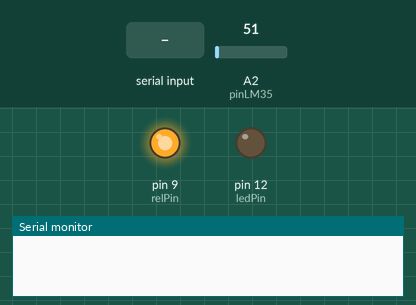
This sketch was run on a simulated Arduino Uno, built with avr-gcc and run on an emulated ATmega328P. Shown: output pins drawn as LEDs (lit = HIGH), the last lines printed to the serial monitor. Inputs (shaded band) come from the test bench; at power-on: A2 (pinLM35) = 51.

Above: at 1.2 s.
1.3 s: "1" received over the second serial link
At 2.0 s:
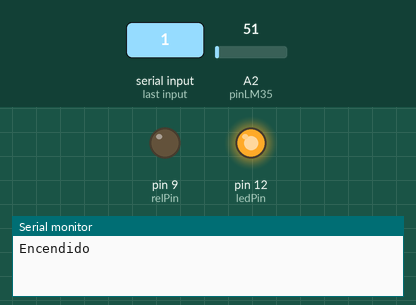
2.8 s: "0" received over the second serial link
At 3.1 s:
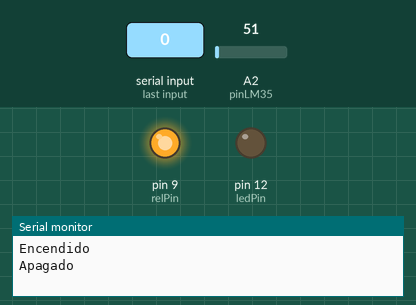
Timing chart, 0 to 5.8 s (numbered marks = the images above; inputs shaded):
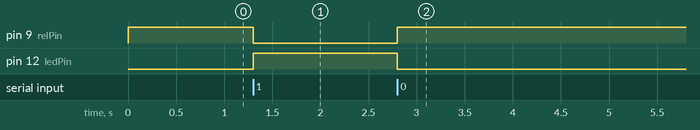

The sketch:

bluetooth.ino
```cpp
#include <SoftwareSerial.h>   // Incluimos la librería  SoftwareSerial

SoftwareSerial BT(10,11);    // Definimos los pines RX y TX del Arduino conectados al Bluetooth

const int ledPin = 12;
const int relPin = 9;
const int pinLM35 = 2;

void setup()
{
  BT.begin(9600);       // Inicializamos el puerto serie BT (Para Modo AT 2)
  Serial.begin(9600);   // Inicializamos  el puerto serie

  pinMode(16, INPUT);
  pinMode(ledPin, OUTPUT);
  digitalWrite(ledPin, LOW);
  pinMode(relPin, OUTPUT);
  digitalWrite(relPin, HIGH);
}

void loop()
{
  if (BT.available()) {
    char command = BT.read();
    int lectura = analogRead(pinLM35);
    float voltaje = lectura * (5000 / 1023.0);
    float tempC = voltaje / 10;
    if (command == '1') {
      digitalWrite(ledPin, HIGH); // Encender el LED
      digitalWrite(relPin, LOW);
      Serial.println("Encendido");
      BT.print("Entrada: ");
      BT.print(lectura);
      BT.print(" - Volts: ");
      BT.print(voltaje/1000);
      BT.print(" - Temperatura: ");
      BT.print(tempC);
      BT.print("°C \n");
    } else if (command == '0') {
      digitalWrite(ledPin, LOW); // Apagar el LED
      digitalWrite(relPin, HIGH);
      Serial.println("Apagado");
      BT.print("Entrada: ");
      BT.print(lectura);
      BT.print(" - Volts: ");
      BT.print(voltaje/1000);
      BT.print(" - Temperatura: ");
      BT.print(tempC);
      BT.print("°C \n");
    }
  }
}
```

Measured:
- after the input at 1.3 s, pin 9 (relPin): HIGH → LOW at once; pin 12 (ledPin): LOW → HIGH at once
- after the input at 2.8 s, pin 9 (relPin): LOW → HIGH at once; pin 12 (ledPin): HIGH → LOW at once
